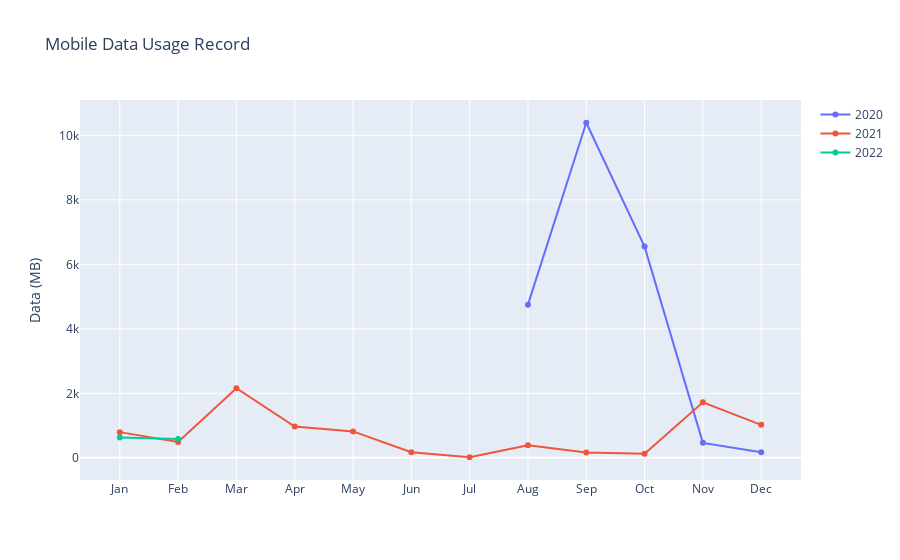

Notebook source saved alongside this figure:
### Code cell
x = ['Jan', 'Feb', 'Mar', 'Apr', 'May', 'Jun', 'Jul', 'Aug', 'Sep', 'Oct', 'Nov', 'Dec']
y2020 = [None, None, None, None, None, None, None, 4750, 10390, 6550, 464.29, 171.55]
y2021 = [797.38, 490.88, 2160, 972.64, 819.626, 172.7, 18.46, 386.83, 163.65, 125.6, 1720, 1023.27]
y2022 = [629.63, 584.14]
# Create traces
fig = go.Figure()
fig.add_trace(go.Scatter(x=x, y=y2020,
                         mode='lines+markers',
                         name='2020'))
fig.add_trace(go.Scatter(x=x, y=y2021,
                         mode='lines+markers',
                         name='2021'))
fig.add_trace(go.Scatter(x=x, y=y2022,
                         mode='lines+markers',
                         name='2022'))
fig.update_layout(title='Mobile Data Usage Record', yaxis_title='Data (MB)')
fig.show()

### Figure 1 — Plotly figure (JSON) as saved in the notebook; plotly's stock layout.template omitted (floating-point values rounded to 4 significant figures)
{"data": [{"mode": "lines+markers", "name": "2020", "type": "scatter", "x": ["Jan", "Feb", "Mar", "Apr", "May", "Jun", "Jul", "Aug", "Sep", "Oct", "Nov", "Dec"], "y": [null, null, null, null, null, null, null, 4750, 10390, 6550, 464.3, 171.6]}, {"mode": "lines+markers", "name": "2021", "type": "scatter", "x": ["Jan", "Feb", "Mar", "Apr", "May", "Jun", "Jul", "Aug", "Sep", "Oct", "Nov", "Dec"], "y": [797.4, 490.9, 2160, 972.6, 819.6, 172.7, 18.46, 386.8, 163.7, 125.6, 1720, 1023.0]}, {"mode": "lines+markers", "name": "2022", "type": "scatter", "x": ["Jan", "Feb", "Mar", "Apr", "May", "Jun", "Jul", "Aug", "Sep", "Oct", "Nov", "Dec"], "y": [629.6, 584.1]}], "layout": {"title": {"text": "Mobile Data Usage Record"}, "yaxis": {"title": {"text": "Data (MB)"}}}}
